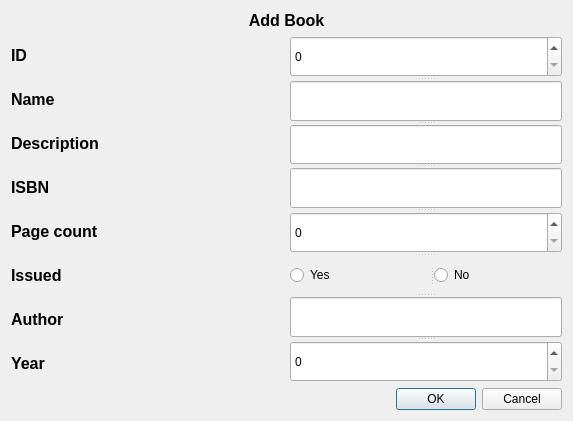
<?xml version="1.0" encoding="UTF-8"?>
<ui version="4.0">
 <class>dialog_add_book</class>
 <widget class="QDialog" name="dialog_add_book">
  <property name="geometry">
   <rect>
    <x>0</x>
    <y>0</y>
    <width>573</width>
    <height>421</height>
   </rect>
  </property>
  <property name="windowTitle">
   <string>Add Book</string>
  </property>
  <layout class="QVBoxLayout" name="verticalLayout_2">
   <item>
    <widget class="QLabel" name="label_9">
     <property name="font">
      <font>
       <pointsize>12</pointsize>
       <weight>75</weight>
       <bold>true</bold>
      </font>
     </property>
     <property name="text">
      <string>Add Book</string>
     </property>
     <property name="alignment">
      <set>Qt::AlignCenter</set>
     </property>
    </widget>
   </item>
   <item>
    <layout class="QHBoxLayout" name="horizontalLayout">
     <item>
      <layout class="QVBoxLayout" name="verticalLayout">
       <item>
        <widget class="QLabel" name="label">
         <property name="font">
          <font>
           <pointsize>12</pointsize>
           <weight>75</weight>
           <bold>true</bold>
          </font>
         </property>
         <property name="text">
          <string>ID</string>
         </property>
        </widget>
       </item>
       <item>
        <widget class="QLabel" name="label_2">
         <property name="font">
          <font>
           <pointsize>12</pointsize>
           <weight>75</weight>
           <bold>true</bold>
          </font>
         </property>
         <property name="text">
          <string>Name</string>
         </property>
        </widget>
       </item>
       <item>
        <widget class="QLabel" name="label_3">
         <property name="font">
          <font>
           <pointsize>12</pointsize>
           <weight>75</weight>
           <bold>true</bold>
          </font>
         </property>
         <property name="text">
          <string>Description</string>
         </property>
        </widget>
       </item>
       <item>
        <widget class="QLabel" name="label_4">
         <property name="font">
          <font>
           <pointsize>12</pointsize>
           <weight>75</weight>
           <bold>true</bold>
          </font>
         </property>
         <property name="text">
          <string>ISBN</string>
         </property>
        </widget>
       </item>
       <item>
        <widget class="QLabel" name="label_5">
         <property name="font">
          <font>
           <pointsize>12</pointsize>
           <weight>75</weight>
           <bold>true</bold>
          </font>
         </property>
         <property name="text">
          <string>Page count</string>
         </property>
        </widget>
       </item>
       <item>
        <widget class="QLabel" name="label_6">
         <property name="font">
          <font>
           <pointsize>12</pointsize>
           <weight>75</weight>
           <bold>true</bold>
          </font>
         </property>
         <property name="text">
          <string>Issued</string>
         </property>
        </widget>
       </item>
       <item>
        <widget class="QLabel" name="label_7">
         <property name="font">
          <font>
           <pointsize>12</pointsize>
           <weight>75</weight>
           <bold>true</bold>
          </font>
         </property>
         <property name="text">
          <string>Author</string>
         </property>
        </widget>
       </item>
       <item>
        <widget class="QLabel" name="label_8">
         <property name="font">
          <font>
           <pointsize>12</pointsize>
           <weight>75</weight>
           <bold>true</bold>
          </font>
         </property>
         <property name="text">
          <string>Year</string>
         </property>
        </widget>
       </item>
      </layout>
     </item>
     <item>
      <widget class="QSplitter" name="splitter_2">
       <property name="orientation">
        <enum>Qt::Vertical</enum>
       </property>
       <widget class="QSpinBox" name="spin_id">
        <property name="enabled">
         <bool>true</bool>
        </property>
        <property name="font">
         <font>
          <pointsize>9</pointsize>
         </font>
        </property>
       </widget>
       <widget class="QLineEdit" name="txt_name">
        <property name="font">
         <font>
          <pointsize>9</pointsize>
         </font>
        </property>
       </widget>
       <widget class="QLineEdit" name="txt_description">
        <property name="font">
         <font>
          <pointsize>9</pointsize>
         </font>
        </property>
       </widget>
       <widget class="QLineEdit" name="txt_isbn">
        <property name="font">
         <font>
          <pointsize>9</pointsize>
         </font>
        </property>
       </widget>
       <widget class="QSpinBox" name="spin_page_count">
        <property name="font">
         <font>
          <pointsize>9</pointsize>
         </font>
        </property>
       </widget>
       <widget class="QSplitter" name="splitter">
        <property name="orientation">
         <enum>Qt::Horizontal</enum>
        </property>
        <widget class="QRadioButton" name="rad_yes">
         <property name="font">
          <font>
           <pointsize>9</pointsize>
          </font>
         </property>
         <property name="text">
          <string>Yes</string>
         </property>
        </widget>
        <widget class="QRadioButton" name="rad_no">
         <property name="font">
          <font>
           <pointsize>9</pointsize>
          </font>
         </property>
         <property name="text">
          <string>No</string>
         </property>
        </widget>
       </widget>
       <widget class="QLineEdit" name="txt_author">
        <property name="font">
         <font>
          <pointsize>9</pointsize>
         </font>
        </property>
       </widget>
       <widget class="QSpinBox" name="spin_year">
        <property name="font">
         <font>
          <pointsize>9</pointsize>
         </font>
        </property>
       </widget>
      </widget>
     </item>
    </layout>
   </item>
   <item>
    <widget class="QDialogButtonBox" name="buttonBox">
     <property name="orientation">
      <enum>Qt::Horizontal</enum>
     </property>
     <property name="standardButtons">
      <set>QDialogButtonBox::Cancel|QDialogButtonBox::Ok</set>
     </property>
    </widget>
   </item>
  </layout>
 </widget>
 <resources/>
 <connections>
  <connection>
   <sender>buttonBox</sender>
   <signal>accepted()</signal>
   <receiver>dialog_add_book</receiver>
   <slot>accept()</slot>
   <hints>
    <hint type="sourcelabel">
     <x>248</x>
     <y>254</y>
    </hint>
    <hint type="destinationlabel">
     <x>157</x>
     <y>274</y>
    </hint>
   </hints>
  </connection>
  <connection>
   <sender>buttonBox</sender>
   <signal>rejected()</signal>
   <receiver>dialog_add_book</receiver>
   <slot>reject()</slot>
   <hints>
    <hint type="sourcelabel">
     <x>316</x>
     <y>260</y>
    </hint>
    <hint type="destinationlabel">
     <x>286</x>
     <y>274</y>
    </hint>
   </hints>
  </connection>
 </connections>
</ui>
